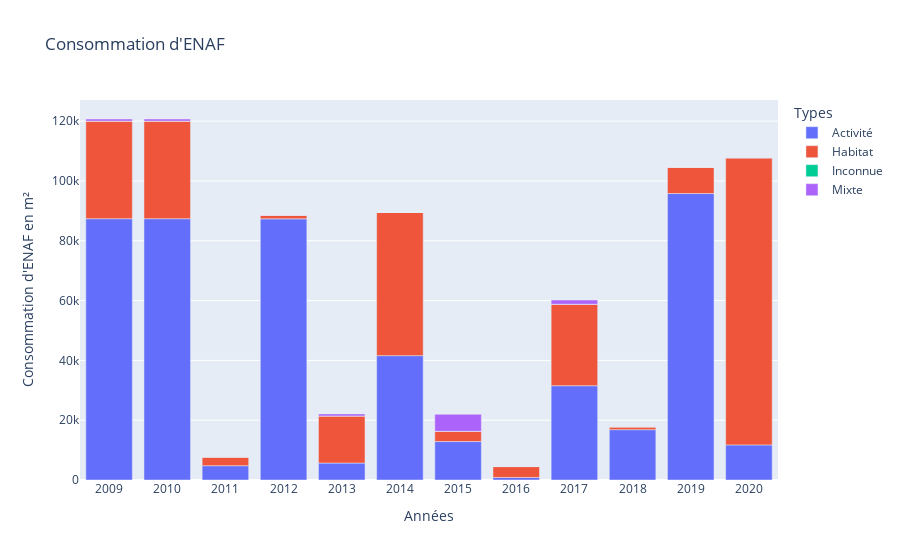

Here is the notebook cell this chart was saved with:
### Code cell
df.rename(
    columns={
        "conso_act": "Activité",
        "conso_hab": "Habitat",
        "conso_mix": "Mixte",
        "conso_inc": "Inconnue",
    },
    inplace=True,
)

resultat = pd.melt(
    df,
    id_vars=["annee", "idcom"],
    value_vars=["Activité", "Habitat", "Mixte", "Inconnue"],
    var_name="conso_type",
    value_name="conso_value",
)

resultat_agg = (
    resultat.groupby(["conso_type", "annee"])["conso_value"].sum().reset_index()
)

fig = px.bar(
    resultat_agg,
    x="annee",
    y="conso_value",
    color="conso_type",
    title="Consommation d'ENAF",
)

fig.update_layout(
    showlegend=True,
    legend=dict(title="Types"),
    hovermode="x unified",
    xaxis=dict(title="Années", tickmode="linear"),
    yaxis=dict(title="Consommation d'ENAF en m²"),
)
fig.show()

### Figure 1 — Plotly figure (JSON) as saved in the notebook; plotly's stock layout.template omitted (floating-point values rounded to 4 significant figures)
{"data": [{"alignmentgroup": "True", "hovertemplate": "conso_type=Activité<br>annee=%{x}<br>conso_value=%{y}<extra></extra>", "legendgroup": "Activité", "marker": {"color": "#636efa", "pattern": {"shape": ""}}, "name": "Activité", "offsetgroup": "Activité", "orientation": "v", "showlegend": true, "textposition": "auto", "type": "bar", "x": [2009, 2010, 2011, 2012, 2013, 2014, 2015, 2016, 2017, 2018, 2019, 2020], "xaxis": "x", "y": [87383, 87384, 4784, 87327, 5664, 41588, 12849, 865, 31531, 16830, 95791, 11732], "yaxis": "y"}, {"alignmentgroup": "True", "hovertemplate": "conso_type=Habitat<br>annee=%{x}<br>conso_value=%{y}<extra></extra>", "legendgroup": "Habitat", "marker": {"color": "#EF553B", "pattern": {"shape": ""}}, "name": "Habitat", "offsetgroup": "Habitat", "orientation": "v", "showlegend": true, "textposition": "auto", "type": "bar", "x": [2009, 2010, 2011, 2012, 2013, 2014, 2015, 2016, 2017, 2018, 2019, 2020], "xaxis": "x", "y": [32629, 32630, 2880, 1233, 15751, 47892, 3439, 3629, 27253, 937, 8801, 96016], "yaxis": "y"}, {"alignmentgroup": "True", "hovertemplate": "conso_type=Inconnue<br>annee=%{x}<br>conso_value=%{y}<extra></extra>", "legendgroup": "Inconnue", "marker": {"color": "#00cc96", "pattern": {"shape": ""}}, "name": "Inconnue", "offsetgroup": "Inconnue", "orientation": "v", "showlegend": true, "textposition": "auto", "type": "bar", "x": [2009, 2010, 2011, 2012, 2013, 2014, 2015, 2016, 2017, 2018, 2019, 2020], "xaxis": "x", "y": [2, 0, 0, 0, 0, 0, 0, 0, 0, 0, 0, 0], "yaxis": "y"}, {"alignmentgroup": "True", "hovertemplate": "conso_type=Mixte<br>annee=%{x}<br>conso_value=%{y}<extra></extra>", "legendgroup": "Mixte", "marker": {"color": "#ab63fa", "pattern": {"shape": ""}}, "name": "Mixte", "offsetgroup": "Mixte", "orientation": "v", "showlegend": true, "textposition": "auto", "type": "bar", "x": [2009, 2010, 2011, 2012, 2013, 2014, 2015, 2016, 2017, 2018, 2019, 2020], "xaxis": "x", "y": [701, 701, 0, 0, 683, 0, 5675, 0, 1384, 0, 0, 0], "yaxis": "y"}], "layout": {"barmode": "relative", "hovermode": "x unified", "legend": {"title": {"text": "Types"}, "tracegroupgap": 0}, "showlegend": true, "title": {"text": "Consommation d'ENAF"}, "xaxis": {"anchor": "y", "domain": [0, 1], "tickmode": "linear", "title": {"text": "Années"}}, "yaxis": {"anchor": "x", "domain": [0, 1], "title": {"text": "Consommation d'ENAF en m²"}}}}
